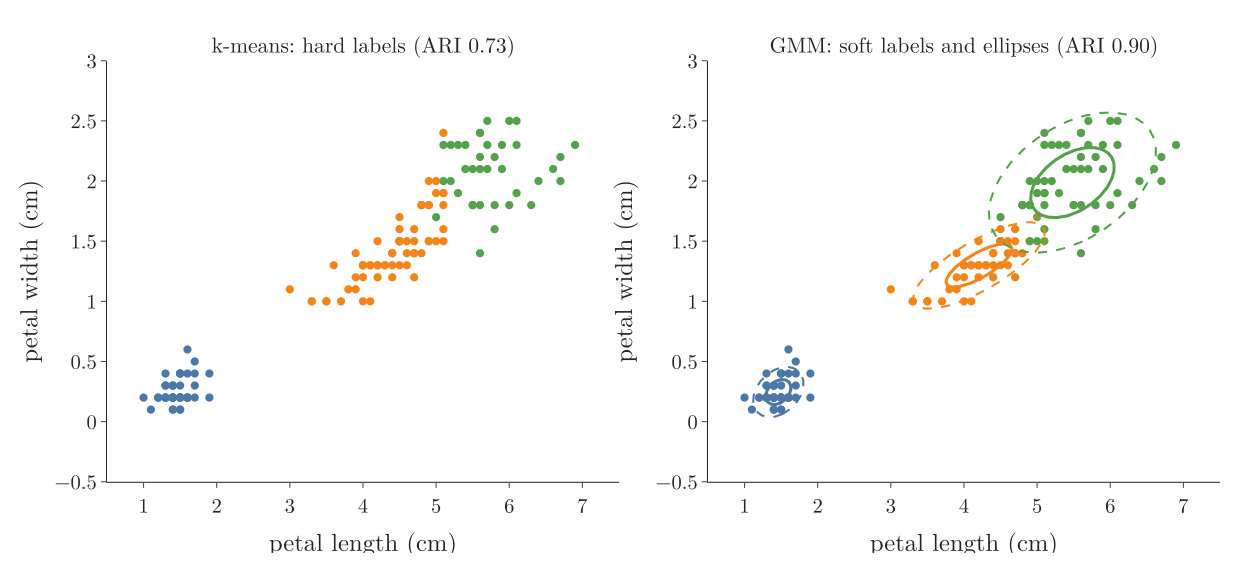

Here is the Python script that generated this plot:
"""k-means against a GMM on the Iris dataset (150 flowers, 4 features, 3 species; scikit-learn's load_iris). Both
are fitted on all 4 features; the plot shows petal length against petal width. Left: k-means labels. Right: GMM with
full covariance matrices; colours mix by responsibility, ellipses show 1 and 2 standard deviations of each component
in these two features. Titles give the adjusted Rand index against the true species."""
from pathlib import Path

import numpy as np
import plotly.graph_objects as go
from plotly.subplots import make_subplots
from sklearn.cluster import KMeans
from sklearn.datasets import load_iris
from sklearn.metrics import adjusted_rand_score
from sklearn.mixture import GaussianMixture

from common import FONT

HERE = Path(__file__).parent
RGB = np.array([[76, 120, 168], [245, 133, 24], [84, 162, 75]])          # blue, orange, green
col = lambda c: "rgb(%d,%d,%d)" % tuple(int(v) for v in c)
X, species = load_iris(return_X_y=True)
km = KMeans(3, n_init=10, random_state=0).fit(X)
gmm = GaussianMixture(3, covariance_type="full", n_init=10, random_state=0).fit(X)
sph = GaussianMixture(3, covariance_type="spherical", n_init=10, random_state=0).fit(X)
ari = {name: adjusted_rand_score(species, lab) for name, lab in
       (("km", km.labels_), ("full", gmm.predict(X)), ("sph", sph.predict(X)))}
assert ari["full"] > ari["km"] + 0.1 and abs(ari["sph"] - ari["km"]) < 0.05
P = [2, 3]                                                       # petal length, petal width


def order(labels):                                              # colour k = the species most of its flowers belong to
    return [int(np.bincount(species[labels == k], minlength=3).argmax()) for k in range(3)]


fig = make_subplots(rows=1, cols=2, horizontal_spacing=0.08,
                    subplot_titles=(f"k-means: hard labels (ARI {ari['km']:.2f})",
                                    f"GMM: soft labels and ellipses (ARI {ari['full']:.2f})"))
ok = order(km.labels_)
fig.add_trace(go.Scatter(x=X[:, 2], y=X[:, 3], mode="markers", showlegend=False,
                         marker=dict(size=8, color=[col(RGB[ok[l]]) for l in km.labels_])), 1, 1)
og = order(gmm.predict(X))
R = gmm.predict_proba(X)
mix = sum(R[:, [k]] * RGB[og[k]] for k in range(3))
fig.add_trace(go.Scatter(x=X[:, 2], y=X[:, 3], mode="markers", showlegend=False,
                         marker=dict(size=8, color=[col(c) for c in mix])), 1, 2)
t = np.linspace(0, 2 * np.pi, 200)
for k in range(3):
    C = gmm.covariances_[k][np.ix_(P, P)]
    vals, vecs = np.linalg.eigh(C)
    for s in (1, 2):
        e = gmm.means_[k, P] + s * (vecs @ np.diag(np.sqrt(vals)) @ np.vstack([np.cos(t), np.sin(t)])).T
        fig.add_trace(go.Scatter(x=e[:, 0], y=e[:, 1], mode="lines", showlegend=False,
                                 line=dict(color=col(RGB[og[k]]), width=3 if s == 1 else 2,
                                           dash="solid" if s == 1 else "dash")), 1, 2)
for c in (1, 2):
    fig.update_xaxes(title_text="petal length (cm)", range=[0.5, 7.5], row=1, col=c)
    fig.update_yaxes(title_text="petal width (cm)", range=[-0.5, 3], row=1, col=c)
fig.update_layout(template="simple_white", width=1200, height=540, font=FONT, margin=dict(l=70, r=20, t=50, b=60))
fig.update_annotations(font_size=21)
fig.write_image(HERE / "gmm_vs_kmeans.png", scale=2)
fig.write_image(HERE / "gmm_vs_kmeans.pdf")
print({k: round(v, 3) for k, v in ari.items()})
